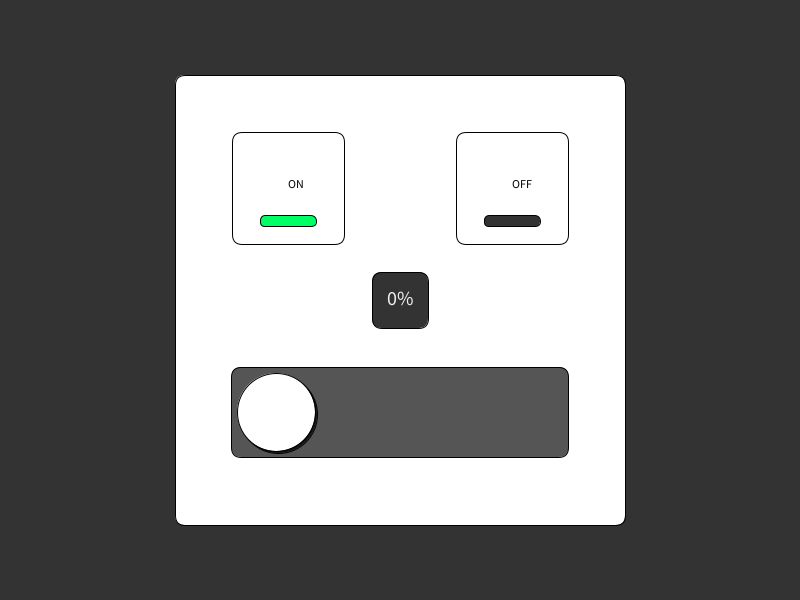
Frame 1 (no input)
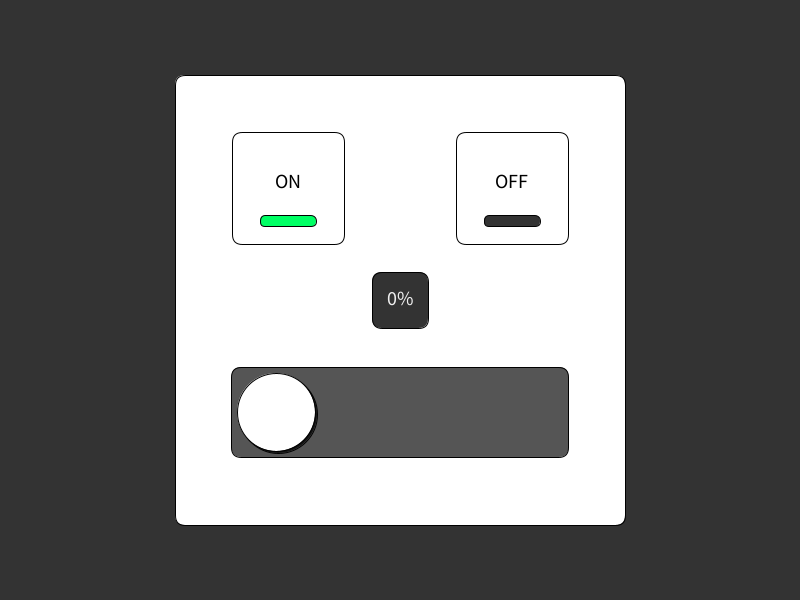
Frame 60 (the mouse pressed at the canvas centre just before this capture)
Frame 120 (the mouse held since frame 60 and released just before this capture): identical to frame 60, image omitted

The Processing sketch that drew these frames (run headless with seeded random() and noise(); from frame 60 on, the mouse is pressed at the canvas centre):

// Processing sketch: interruptorvariavel
// ── interruptorvariavel.pde
int w = width;
int h = height;
float rot = 0;
int posCaixaX = w/2;
int posCaixaY = h/2;
int tamCaixa = h/2;
int centroX = w/2;
int centroY = h/2;

int posSliderContainerX = centroX;
int posSliderContainerY = centroY+int(tamanhoRelativo(100, 400, tamCaixa));
int tamSliderContainerX = int(tamanhoRelativo(300, 400, tamCaixa));
int tamSliderContainerY = int(tamanhoRelativo(80, 400, tamCaixa));

int tamSlider = int(tamanhoRelativo(70, 400, tamCaixa));
//int posSliderX = centroX;
int posSliderY = centroY+int(tamanhoRelativo(100, 400, tamCaixa));
int posSliderX = mouseX;

float barStart = posSliderContainerX-tamSliderContainerX/2+tamSlider/2+5;
float barEnd = posSliderContainerX+tamSliderContainerX/2-tamSlider/2-5;


boolean isOn = true;

color onColorDefault = #00ff64;
color offColorDefault = #ff0064;
color greyColorDefault = #333333;
color onContainer = #ffffff;
color offContainer = #ffffff;

int posOnButtonX = centroX-int(tamanhoRelativo(100, 400, tamCaixa));
int posOnButtonY = centroY-int(tamanhoRelativo(100, 400, tamCaixa));
int tamOnButton = int(tamanhoRelativo(100, 400, tamCaixa));

int posOffButtonX = centroX+int(tamanhoRelativo(100, 400, tamCaixa));
int posOffButtonY = centroY-int(tamanhoRelativo(100, 400, tamCaixa));
int tamOffButton = int(tamanhoRelativo(100, 400, tamCaixa));


int percentage;


void setup() {
  size(800, 600);
  surface.setResizable(true);
}

void draw(){
  variablesRestart();
  drawContainer();
  drawOnButton();
  drawOffButton();
  drawSliderContainer();
  drawSlider();
  drawPercentage();
}


void mouseDragged(){
  if(mouseHoveringSlider()){
    posSliderX = mouseX;
  }
}

boolean mouseHoveringSlider(){
  if(mouseX >= posSliderX-tamSlider/2 && mouseX < posSliderX + tamSlider/2 && mouseY > posSliderY - tamSlider /2 && mouseY < posSliderY + tamSlider/2)
    return true;
  return false;
}

boolean MouseClickedOnButton(){
   if(mouseX >= posOnButtonX - tamOnButton/2 && mouseX <= posOnButtonX + tamOnButton && mouseY >= posOnButtonY - tamOnButton/2 && mouseY <= posOnButtonY + tamOnButton/2){
     return true;
   }
   return false;
}

boolean MouseClickedOffButton(){
   if(mouseX >= posOffButtonX - tamOffButton/2 && mouseX <= posOffButtonX + tamOffButton/2 && mouseY >= posOffButtonY - tamOffButton/2 && mouseY <= posOffButtonY + tamOffButton/2){
     return true;
   }
   return false;
}

void mousePressed(){
  if(MouseClickedOnButton()){
    isOn = true;
    onContainer = #333333;
  }
  else if(MouseClickedOffButton()){
    isOn = false;
    offContainer = #333333;
  }
 }

void mouseReleased(){
  onContainer = #ffffff;
  offContainer = #ffffff;
}

void drawContainer(){
  background(greyColorDefault);
  fill(255);  
  rectMode(CENTER);
  rect(w/2, h/2, tamCaixa, tamCaixa, 10, 10, 10, 10); 
}

void drawOnButton(){
  fill(onContainer);
  rectMode(CENTER);
  color onColor = onColorDefault;
  if(!isOn)
     onColor = greyColorDefault;
  rect(posOnButtonX, posOnButtonY, tamOnButton, tamOnButton, 10, 10, 10, 10);
  fill(onColor);
  rect(posOnButtonX, posOnButtonY+int(tamanhoRelativo(30, 400, tamCaixa)), int(tamanhoRelativo(50, 400, tamCaixa)), int(tamanhoRelativo(10, 400, tamCaixa)), 10);
  fill(0);
  text("ON", posOnButtonX, posOnButtonY); 
}

void drawOffButton(){
  fill(offContainer);
  rectMode(CENTER);
  rect(posOffButtonX, posOffButtonY, tamOffButton, tamOffButton, 10, 10, 10, 10);
  color offColor = offColorDefault;
  if(isOn)
     offColor = greyColorDefault;
  fill(offColor);
  rect(posOffButtonX, posOffButtonY+int(tamanhoRelativo(30, 400, tamCaixa)), int(tamanhoRelativo(50, 400, tamCaixa)), int(tamanhoRelativo(10, 400, tamCaixa)), 10);
  fill(0);
  text("OFF", posOffButtonX, posOffButtonY);
}

void drawSliderContainer(){
  fill(#555555);
  rectMode(CENTER);
  rect(posSliderContainerX, posSliderContainerY, tamSliderContainerX, tamSliderContainerY, 10, 10, 10, 10); 
}

void drawSlider(){
  if(!isOn){
    posSliderX = posSliderContainerX-tamSliderContainerX/2-tamSlider/2-5;
    //posSliderX = int(percentage*(barEnd-barStart)/100 + barStart);
  }
  checkOutOfBounds();
  fill(20);
  ellipse(posSliderX+2, posSliderY+2, tamSlider , tamSlider);
  fill(255);
  ellipse(posSliderX, posSliderY, tamSlider , tamSlider);
}

void checkOutOfBounds(){
  if(posSliderX+tamSlider/2 >= posSliderContainerX+tamSliderContainerX/2){
    posSliderX = int(barEnd);
  }
  else if(posSliderX-tamSlider/2 <= posSliderContainerX-tamSliderContainerX/2){
    posSliderX = int(barStart);
  } 
}

void drawPercentage(){
  percentage = int(100*(posSliderX-barStart)/(barEnd-barStart));
  fill(greyColorDefault);
  rect(centroX, centroY, int(tamanhoRelativo(50, 400, tamCaixa)), int(tamanhoRelativo(50, 400, tamCaixa)), 10);
  fill(#eeeeee);
  textAlign(CENTER);
  textSize(int(tamanhoRelativo(18, 400, tamCaixa)));
  text(str(percentage) + "%", centroX, centroY+int(tamanhoRelativo(5, 400, tamCaixa))); 
}
//MouseClickedOnButton()

float tamanhoRelativo(int valor, int referencia, int dimensao ){
  return float(valor)/float(referencia)*float(dimensao);
}

void variablesRestart(){
   w = width;
   h = height;
   posCaixaX = w/2;
   posCaixaY = h/2;
   tamCaixa = 3*h/4;
   centroX = w/2;
   centroY = h/2;
  
   posSliderContainerX = centroX;
   posSliderContainerY = centroY+int(tamanhoRelativo(100, 400, tamCaixa));
   tamSliderContainerX = int(tamanhoRelativo(300, 400, tamCaixa));
   tamSliderContainerY = int(tamanhoRelativo(80, 400, tamCaixa));
  
   tamSlider = int(tamanhoRelativo(70, 400, tamCaixa));
  //int posSliderX = centroX;
   posSliderY = centroY+int(tamanhoRelativo(100, 400, tamCaixa));
  
  barStart = posSliderContainerX-tamSliderContainerX/2+tamSlider/2+5;
  barEnd = posSliderContainerX+tamSliderContainerX/2-tamSlider/2-5;
  
   onColorDefault = #00ff64;
   offColorDefault = #ff0064;
   greyColorDefault = #333333;
   onContainer = #ffffff;
   offContainer = #ffffff;
  
   posOnButtonX = centroX-int(tamanhoRelativo(100, 400, tamCaixa));
   posOnButtonY = centroY-int(tamanhoRelativo(100, 400, tamCaixa));
   tamOnButton = int(tamanhoRelativo(100, 400, tamCaixa));
  
   posOffButtonX = centroX+int(tamanhoRelativo(100, 400, tamCaixa));
   posOffButtonY = centroY-int(tamanhoRelativo(100, 400, tamCaixa));
   tamOffButton = int(tamanhoRelativo(100, 400, tamCaixa));
  
}
